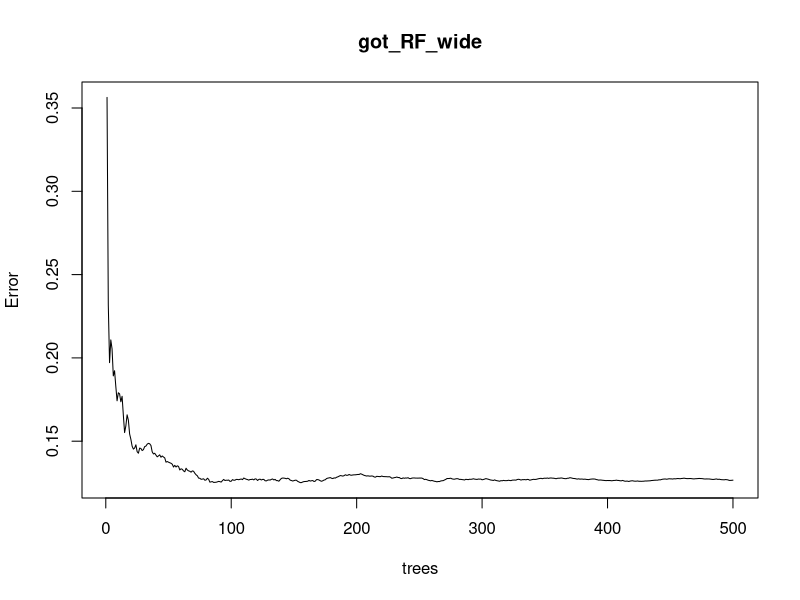
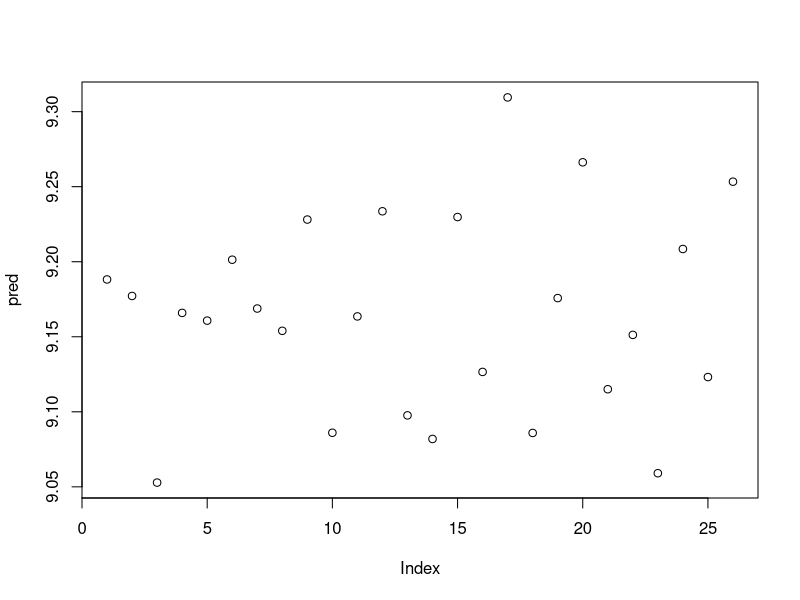
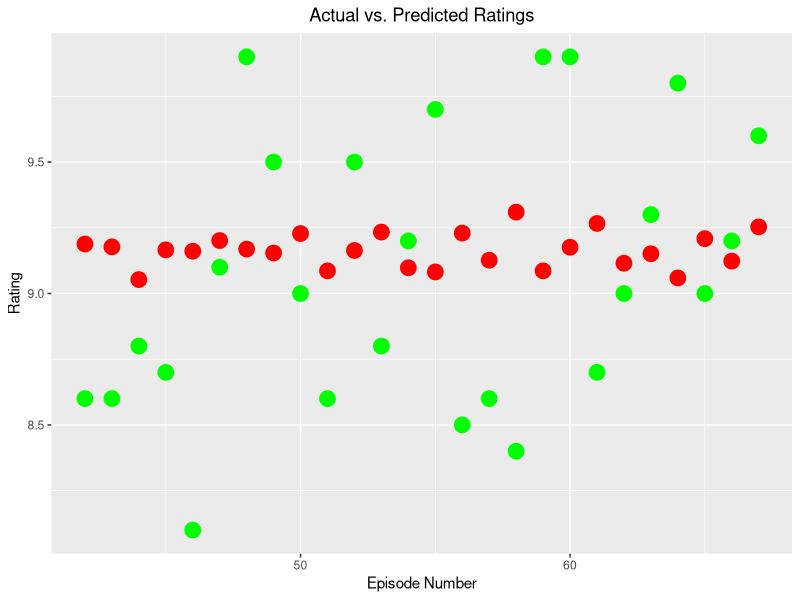

R code for these plots, in order:
#import libraries
library(tidyverse)
library(ggplot2)
library(randomForest)


#import csv
got_data_wide_predictive <- read.csv("got_data_wide_predictive.csv", header = TRUE)

#Primitive predictive model with data in tall form
training_data_wide <- got_data_wide_predictive[1:41,]
test_data_wide <- got_data_wide_predictive[42:67, ]

got_RF_wide <- randomForest(overall_rating ~ . , data = training_data_wide, type = "classification")

plot(got_RF_wide)

round(importance(got_RF_wide), 2)

pred<-predict(got_RF_wide,test_data_wide) #Predictions on Test 
pred
plot(pred) 

pred.df <- as.data.frame(pred)
actual <- test_data_wide$overall_rating
episode_n <- data.frame(id = 42:67)
actual_vs_pred <- cbind.data.frame(episode_n, actual, pred.df)

ggplot(data = actual_vs_pred) + 
  geom_point(aes(x = id,  y=actual), color = "green", size = 5) +
  geom_point(aes(x = id, y=pred), color = "red", size = 5) +
  labs(title = "Actual vs. Predicted Ratings",
       x = "Episode Number",
       y = "Rating") +
  theme(plot.title = element_text(hjust = 0.5))
  